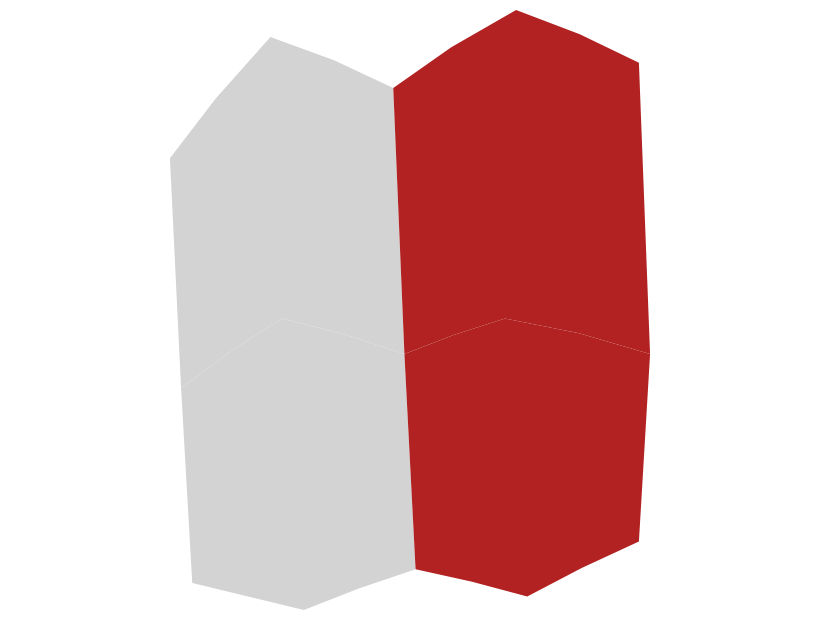

Vega-Lite specification for this chart:
### Vega-Lite specification from a JSON file in a GitHub repository (floating-point values rounded to 4 significant figures)
{"$schema": "https://vega.github.io/schema/vega-lite/v6.json", "padding": 5, "autosize": "none", "width": 400, "height": 300, "data": {"values": {"type": "FeatureCollection", "features": [{"type": "Feature", "properties": {"name": "west", "value": 3, "cat": "a"}, "geometry": {"type": "Polygon", "coordinates": [[[-11, 48], [-2, 52], [9, 50], [10, 36], [0, 33], [-10, 35], [-11, 48]]]}}, {"type": "Feature", "properties": {"name": "east", "value": 5, "cat": "b"}, "geometry": {"type": "Polygon", "coordinates": [[[9, 50], [18, 52], [31, 50], [30, 38], [20, 34], [10, 36], [9, 50]]]}}, {"type": "Feature", "properties": {"name": "north-west", "value": 2, "cat": "a"}, "geometry": {"type": "Polygon", "coordinates": [[[-12, 60], [-3, 65], [8, 63], [9, 50], [-2, 52], [-11, 48], [-12, 60]]]}}, {"type": "Feature", "properties": {"name": "north-east", "value": 8, "cat": "b"}, "geometry": {"type": "Polygon", "coordinates": [[[8, 63], [19, 66], [30, 64], [31, 50], [18, 52], [9, 50], [8, 63]]]}}]}, "format": {"property": "features"}}, "projection": {"type": "mercator"}, "mark": "geoshape", "encoding": {"color": {"condition": {"test": "datum.properties.value > 4", "value": "firebrick"}, "value": "lightgray"}}}
